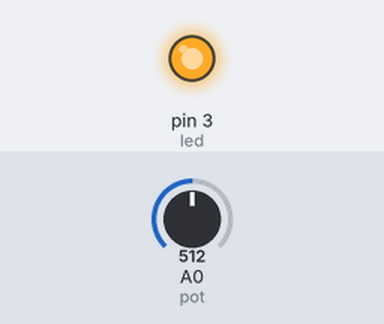
Recording of a sketch running on a simulated Arduino Uno, built with avr-gcc and run on an emulated ATmega328P. Shown: output pins drawn as LEDs (lit = HIGH). The test bench sets the inputs (shaded band); at power-on: A0 (pot) = 512.

Above: at 4.7 s.
4.8 s: A0 (pot) set to 1023
9.7 s: A0 (pot) set to 900
At 10.42 s:
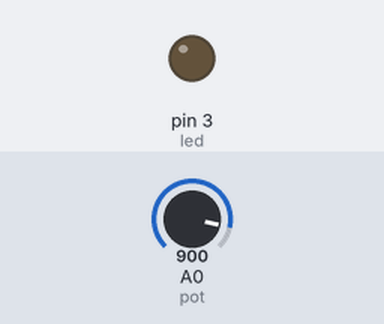
14.6 s: A0 (pot) set to 0
At 15.9 s:
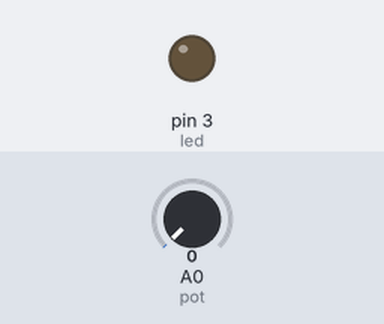
Timing chart, 0 to 17.6 s (numbered marks = the images above; inputs shaded):
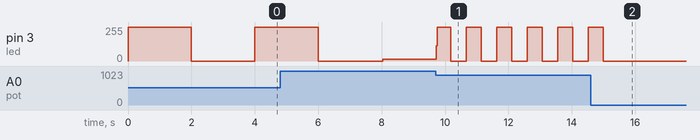

The sketch:

exec2.ino
```cpp
int pot = A0;    // Pino analógico conectado ao potenciômetro
int led = 3;     // Pino digital conectado ao LED
int bits = 0;         // Valor do potenciômetro
int tempo = 0;      // Tempo de respiração em ms

void setup() {
  pinMode(led, OUTPUT);
}

void loop() {
   bits = analogRead(pot);  // Ler o valor do potenciômetro (0-1023)

  // Mapear o valor do potenciômetro para o tempo de respiração (0-4000ms)
  tempo = map(bits, 0, 1023, 4000, 0);

  if (bits == 0) {
    digitalWrite(led, LOW);  // Desligar o LED se o potenciômetro estiver em zero
  } else {
    digitalWrite(led, HIGH); // Ligando o LED para iniciar a respiração

    // Ajustar a velocidade da respiração de acordo com o tempo definido
    delay(tempo);
    digitalWrite(led, LOW); // Desligar o LED após o tempo de respiração
    delay(tempo); // Tempo de pausa antes da próxima respiração
  }
}
```

Measured:
- after the input at 9.7 s, pin 3 (led): 13/255 → 116/255 at once, then repeats every 0.91 s: 255/255 0.42 s, 0/255 0.48 s
- after the input at 14.6 s, pin 3 (led): goes on until 15.0 s, then stays 0/255
